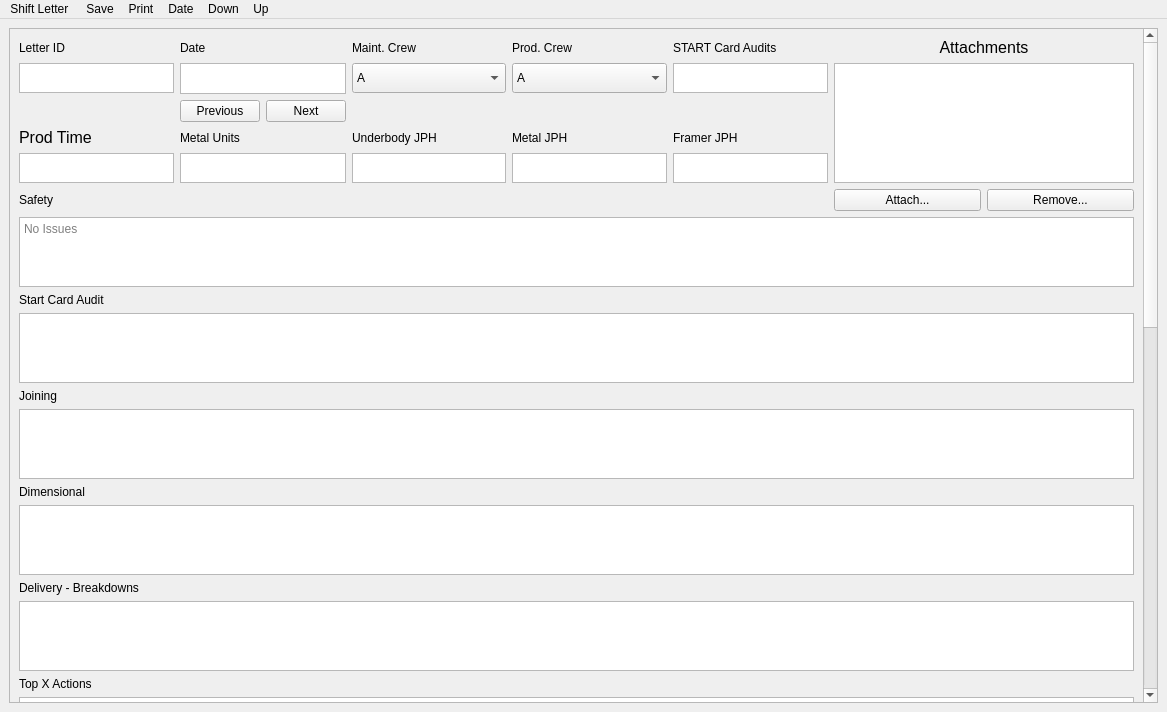
<?xml version="1.0" encoding="UTF-8"?>
<ui version="4.0">
 <class>MainWindow</class>
 <widget class="QMainWindow" name="MainWindow">
  <property name="geometry">
   <rect>
    <x>0</x>
    <y>0</y>
    <width>1167</width>
    <height>712</height>
   </rect>
  </property>
  <property name="windowTitle">
   <string>Night Letter</string>
  </property>
  <property name="styleSheet">
   <string notr="true"/>
  </property>
  <widget class="QWidget" name="centralwidget">
   <layout class="QHBoxLayout" name="horizontalLayout">
    <item>
     <layout class="QVBoxLayout" name="verticalLayout">
      <item>
       <widget class="QScrollArea" name="scrollArea">
        <property name="styleSheet">
         <string notr="true"/>
        </property>
        <property name="widgetResizable">
         <bool>true</bool>
        </property>
        <widget class="QWidget" name="scrollAreaWidgetContents_2">
         <property name="geometry">
          <rect>
           <x>0</x>
           <y>0</y>
           <width>1301</width>
           <height>2060</height>
          </rect>
         </property>
         <layout class="QGridLayout" name="gridLayout_4">
          <item row="0" column="0">
           <layout class="QHBoxLayout" name="horizontalLayout_2">
            <item>
             <layout class="QVBoxLayout" name="verticalLayout_3">
              <property name="bottomMargin">
               <number>9</number>
              </property>
              <item>
               <layout class="QGridLayout" name="WidgetGridLayout">
                <item row="10" column="6">
                 <widget class="QPushButton" name="AttachmentPB">
                  <property name="text">
                   <string>Attach...</string>
                  </property>
                 </widget>
                </item>
                <item row="4" column="6" rowspan="4" colspan="2">
                 <widget class="QTextBrowser" name="Attachments">
                  <property name="minimumSize">
                   <size>
                    <width>300</width>
                    <height>0</height>
                   </size>
                  </property>
                 </widget>
                </item>
                <item row="2" column="6" colspan="2">
                 <widget class="QLabel" name="AttachmentsLabel">
                  <property name="maximumSize">
                   <size>
                    <width>1000</width>
                    <height>16777215</height>
                   </size>
                  </property>
                  <property name="text">
                   <string>&lt;html&gt;&lt;head/&gt;&lt;body&gt;&lt;p align=&quot;center&quot;&gt;&lt;span style=&quot; font-size:12pt;&quot;&gt;Attachments&lt;/span&gt;&lt;/p&gt;&lt;/body&gt;&lt;/html&gt;</string>
                  </property>
                 </widget>
                </item>
                <item row="18" column="0" colspan="2">
                 <widget class="QLabel" name="BreakdownsLabel">
                  <property name="text">
                   <string>Delivery - Breakdowns</string>
                  </property>
                 </widget>
                </item>
                <item row="16" column="0" colspan="2">
                 <widget class="QLabel" name="DimensionalLabel">
                  <property name="text">
                   <string>Dimensional</string>
                  </property>
                 </widget>
                </item>
                <item row="11" column="0" colspan="8">
                 <widget class="QTextEdit" name="Safety">
                  <property name="maximumSize">
                   <size>
                    <width>16777215</width>
                    <height>1002</height>
                   </size>
                  </property>
                  <property name="toolTip">
                   <string>Safety Related Incidents and Notifications</string>
                  </property>
                  <property name="sizeAdjustPolicy">
                   <enum>QAbstractScrollArea::AdjustToContents</enum>
                  </property>
                  <property name="tabChangesFocus">
                   <bool>true</bool>
                  </property>
                  <property name="textInteractionFlags">
                   <set>Qt::LinksAccessibleByKeyboard|Qt::LinksAccessibleByMouse|Qt::TextBrowserInteraction|Qt::TextEditable|Qt::TextEditorInteraction|Qt::TextSelectableByKeyboard|Qt::TextSelectableByMouse</set>
                  </property>
                  <property name="placeholderText">
                   <string>No Issues</string>
                  </property>
                 </widget>
                </item>
                <item row="19" column="0" colspan="8">
                 <widget class="QTextEdit" name="Breakdowns"/>
                </item>
                <item row="6" column="5">
                 <widget class="QLabel" name="label">
                  <property name="maximumSize">
                   <size>
                    <width>120</width>
                    <height>16777215</height>
                   </size>
                  </property>
                  <property name="text">
                   <string>Framer JPH</string>
                  </property>
                 </widget>
                </item>
                <item row="10" column="7">
                 <widget class="QPushButton" name="RemoveAttachmentPB">
                  <property name="text">
                   <string>Remove...</string>
                  </property>
                 </widget>
                </item>
                <item row="32" column="0" colspan="2">
                 <widget class="QLabel" name="EquipRepairsLabel">
                  <property name="text">
                   <string>Equipment Repairs</string>
                  </property>
                 </widget>
                </item>
                <item row="12" column="0">
                 <widget class="QLabel" name="STARTCardAuditLabel">
                  <property name="text">
                   <string>Start Card Audit</string>
                  </property>
                 </widget>
                </item>
                <item row="36" column="0" colspan="2">
                 <widget class="QLabel" name="EnvironmentalLabel">
                  <property name="text">
                   <string>Environmental</string>
                  </property>
                 </widget>
                </item>
                <item row="7" column="0">
                 <widget class="QTextEdit" name="ProdTime">
                  <property name="maximumSize">
                   <size>
                    <width>16777215</width>
                    <height>30</height>
                   </size>
                  </property>
                  <property name="styleSheet">
                   <string notr="true">font: 12pt &quot;Segoe UI&quot;;</string>
                  </property>
                  <property name="html">
                   <string>&lt;!DOCTYPE HTML PUBLIC &quot;-//W3C//DTD HTML 4.0//EN&quot; &quot;http://www.w3.org/TR/REC-html40/strict.dtd&quot;&gt;
&lt;html&gt;&lt;head&gt;&lt;meta name=&quot;qrichtext&quot; content=&quot;1&quot; /&gt;&lt;style type=&quot;text/css&quot;&gt;
p, li { white-space: pre-wrap; }
&lt;/style&gt;&lt;/head&gt;&lt;body style=&quot; font-family:'Segoe UI'; font-size:12pt; font-weight:400; font-style:normal;&quot;&gt;
&lt;p style=&quot;-qt-paragraph-type:empty; margin-top:0px; margin-bottom:0px; margin-left:0px; margin-right:0px; -qt-block-indent:0; text-indent:0px; font-family:'Arial'; font-size:8.25pt;&quot;&gt;&lt;br /&gt;&lt;/p&gt;&lt;/body&gt;&lt;/html&gt;</string>
                  </property>
                 </widget>
                </item>
                <item row="6" column="3">
                 <widget class="QLabel" name="UBJPHLabel">
                  <property name="maximumSize">
                   <size>
                    <width>150</width>
                    <height>16777215</height>
                   </size>
                  </property>
                  <property name="text">
                   <string>Underbody JPH</string>
                  </property>
                 </widget>
                </item>
                <item row="34" column="0" colspan="2">
                 <widget class="QLabel" name="FollowUpLabel">
                  <property name="text">
                   <string>Follow-Up Needed</string>
                  </property>
                 </widget>
                </item>
                <item row="6" column="4">
                 <widget class="QLabel" name="MetalJPHLabel">
                  <property name="maximumSize">
                   <size>
                    <width>120</width>
                    <height>16777215</height>
                   </size>
                  </property>
                  <property name="text">
                   <string>Metal JPH</string>
                  </property>
                 </widget>
                </item>
                <item row="20" column="0" colspan="2">
                 <widget class="QLabel" name="TopXActionsLabel">
                  <property name="text">
                   <string>Top X Actions</string>
                  </property>
                 </widget>
                </item>
                <item row="6" column="0">
                 <widget class="QLabel" name="ProdTimeLabel">
                  <property name="maximumSize">
                   <size>
                    <width>120</width>
                    <height>16777215</height>
                   </size>
                  </property>
                  <property name="font">
                   <font>
                    <family>Segoe UI</family>
                    <pointsize>12</pointsize>
                   </font>
                  </property>
                  <property name="text">
                   <string>Prod Time</string>
                  </property>
                 </widget>
                </item>
                <item row="13" column="0" colspan="8">
                 <widget class="QTextEdit" name="STARTCardAudit"/>
                </item>
                <item row="31" column="0" colspan="8">
                 <widget class="QTextEdit" name="DoorRepairs"/>
                </item>
                <item row="7" column="3">
                 <widget class="QTextEdit" name="UBJPH">
                  <property name="maximumSize">
                   <size>
                    <width>16777215</width>
                    <height>30</height>
                   </size>
                  </property>
                 </widget>
                </item>
                <item row="28" column="0" colspan="2">
                 <widget class="QLabel" name="EquipFailuresLabel">
                  <property name="text">
                   <string>Equipment Failures</string>
                  </property>
                 </widget>
                </item>
                <item row="37" column="0" colspan="8">
                 <widget class="QTextEdit" name="Environmental"/>
                </item>
                <item row="33" column="0" colspan="8">
                 <widget class="QTextEdit" name="EquipRepairs"/>
                </item>
                <item row="2" column="1" colspan="2">
                 <widget class="QLabel" name="DateLabel">
                  <property name="text">
                   <string>Date</string>
                  </property>
                 </widget>
                </item>
                <item row="6" column="1" colspan="2">
                 <widget class="QLabel" name="MetalUnitsLabel">
                  <property name="text">
                   <string>Metal Units</string>
                  </property>
                 </widget>
                </item>
                <item row="4" column="3">
                 <widget class="QComboBox" name="MaintCrew">
                  <property name="maximumSize">
                   <size>
                    <width>16777215</width>
                    <height>30</height>
                   </size>
                  </property>
                  <item>
                   <property name="text">
                    <string>A</string>
                   </property>
                  </item>
                  <item>
                   <property name="text">
                    <string>B</string>
                   </property>
                  </item>
                  <item>
                   <property name="text">
                    <string>C</string>
                   </property>
                  </item>
                  <item>
                   <property name="text">
                    <string>D</string>
                   </property>
                  </item>
                 </widget>
                </item>
                <item row="4" column="4">
                 <widget class="QComboBox" name="ProdShift">
                  <property name="maximumSize">
                   <size>
                    <width>16777215</width>
                    <height>30</height>
                   </size>
                  </property>
                  <item>
                   <property name="text">
                    <string>A</string>
                   </property>
                  </item>
                  <item>
                   <property name="text">
                    <string>B</string>
                   </property>
                  </item>
                 </widget>
                </item>
                <item row="4" column="1" colspan="2">
                 <widget class="QTextEdit" name="Date">
                  <property name="maximumSize">
                   <size>
                    <width>16777215</width>
                    <height>31</height>
                   </size>
                  </property>
                  <property name="textInteractionFlags">
                   <set>Qt::TextSelectableByKeyboard|Qt::TextSelectableByMouse</set>
                  </property>
                 </widget>
                </item>
                <item row="23" column="0" colspan="8">
                 <widget class="QTextEdit" name="ManningMaterials"/>
                </item>
                <item row="10" column="0">
                 <widget class="QLabel" name="SafetyLabel">
                  <property name="text">
                   <string>Safety</string>
                  </property>
                 </widget>
                </item>
                <item row="22" column="0" colspan="2">
                 <widget class="QLabel" name="ManningMaterialsLabel">
                  <property name="text">
                   <string>Manning/Materials</string>
                  </property>
                 </widget>
                </item>
                <item row="30" column="0" colspan="2">
                 <widget class="QLabel" name="DoorRepairsLabel">
                  <property name="text">
                   <string>Door Repairs</string>
                  </property>
                 </widget>
                </item>
                <item row="35" column="0" colspan="8">
                 <widget class="QTextEdit" name="FollowUp"/>
                </item>
                <item row="21" column="0" colspan="8">
                 <widget class="QTextEdit" name="TopXActions"/>
                </item>
                <item row="24" column="0" colspan="2">
                 <widget class="QLabel" name="RecognitionLabel">
                  <property name="text">
                   <string>Recognition</string>
                  </property>
                 </widget>
                </item>
                <item row="27" column="0" colspan="8">
                 <widget class="QTextEdit" name="Training"/>
                </item>
                <item row="14" column="0">
                 <widget class="QLabel" name="JoiningLabel">
                  <property name="text">
                   <string>Joining</string>
                  </property>
                 </widget>
                </item>
                <item row="5" column="2">
                 <widget class="QPushButton" name="NextRecordPB">
                  <property name="text">
                   <string>Next</string>
                  </property>
                 </widget>
                </item>
                <item row="26" column="0" colspan="2">
                 <widget class="QLabel" name="TrainingLabel">
                  <property name="text">
                   <string>Notifications - HR - Training</string>
                  </property>
                 </widget>
                </item>
                <item row="7" column="1" colspan="2">
                 <widget class="QTextEdit" name="MetalUnits">
                  <property name="maximumSize">
                   <size>
                    <width>16777215</width>
                    <height>30</height>
                   </size>
                  </property>
                 </widget>
                </item>
                <item row="5" column="1">
                 <widget class="QPushButton" name="PrevRecordPB">
                  <property name="text">
                   <string>Previous</string>
                  </property>
                 </widget>
                </item>
                <item row="7" column="5">
                 <widget class="QTextEdit" name="FramerJPH">
                  <property name="maximumSize">
                   <size>
                    <width>16777215</width>
                    <height>30</height>
                   </size>
                  </property>
                 </widget>
                </item>
                <item row="4" column="5">
                 <widget class="QTextEdit" name="STARTAuditCount">
                  <property name="maximumSize">
                   <size>
                    <width>16777215</width>
                    <height>30</height>
                   </size>
                  </property>
                 </widget>
                </item>
                <item row="7" column="4">
                 <widget class="QTextEdit" name="MetalJPH">
                  <property name="maximumSize">
                   <size>
                    <width>16777215</width>
                    <height>30</height>
                   </size>
                  </property>
                 </widget>
                </item>
                <item row="2" column="5">
                 <widget class="QLabel" name="STARTAuditCountLabel">
                  <property name="maximumSize">
                   <size>
                    <width>200</width>
                    <height>16777215</height>
                   </size>
                  </property>
                  <property name="text">
                   <string>START Card Audits</string>
                  </property>
                 </widget>
                </item>
                <item row="2" column="4">
                 <widget class="QLabel" name="ProdShiftLabel">
                  <property name="maximumSize">
                   <size>
                    <width>120</width>
                    <height>16777215</height>
                   </size>
                  </property>
                  <property name="text">
                   <string>Prod. Crew</string>
                  </property>
                 </widget>
                </item>
                <item row="29" column="0" colspan="8">
                 <widget class="QTextEdit" name="EquipFailures"/>
                </item>
                <item row="2" column="3">
                 <widget class="QLabel" name="MaintCrewLabel">
                  <property name="maximumSize">
                   <size>
                    <width>120</width>
                    <height>16777215</height>
                   </size>
                  </property>
                  <property name="text">
                   <string>Maint. Crew</string>
                  </property>
                 </widget>
                </item>
                <item row="2" column="0">
                 <widget class="QLabel" name="LetterIDLabel">
                  <property name="maximumSize">
                   <size>
                    <width>120</width>
                    <height>16777215</height>
                   </size>
                  </property>
                  <property name="text">
                   <string>Letter ID</string>
                  </property>
                 </widget>
                </item>
                <item row="15" column="0" colspan="8">
                 <widget class="QTextEdit" name="Joining"/>
                </item>
                <item row="17" column="0" colspan="8">
                 <widget class="QTextEdit" name="Dimensional"/>
                </item>
                <item row="25" column="0" colspan="8">
                 <widget class="QTextEdit" name="Recognition"/>
                </item>
                <item row="4" column="0">
                 <widget class="QTextEdit" name="LetterID">
                  <property name="maximumSize">
                   <size>
                    <width>16777215</width>
                    <height>30</height>
                   </size>
                  </property>
                  <property name="mouseTracking">
                   <bool>false</bool>
                  </property>
                  <property name="tabChangesFocus">
                   <bool>true</bool>
                  </property>
                  <property name="textInteractionFlags">
                   <set>Qt::NoTextInteraction</set>
                  </property>
                 </widget>
                </item>
               </layout>
              </item>
             </layout>
            </item>
           </layout>
          </item>
         </layout>
        </widget>
       </widget>
      </item>
     </layout>
    </item>
   </layout>
  </widget>
  <widget class="QMenuBar" name="menubar">
   <property name="geometry">
    <rect>
     <x>0</x>
     <y>0</y>
     <width>1167</width>
     <height>37</height>
    </rect>
   </property>
   <widget class="QMenu" name="menuNight_Letter">
    <property name="title">
     <string>Shift Letter </string>
    </property>
    <widget class="QMenu" name="menuOption_2">
     <property name="title">
      <string>Shutdown Form</string>
     </property>
     <addaction name="actionOption_A"/>
     <addaction name="separator"/>
     <addaction name="actionOption_B"/>
    </widget>
    <addaction name="separator"/>
    <addaction name="menuOption_2"/>
    <addaction name="separator"/>
    <addaction name="actionOption_3"/>
    <addaction name="separator"/>
    <addaction name="actionStartup_Checklist"/>
    <addaction name="actionRecognition"/>
    <addaction name="actionStart_Card_Report"/>
   </widget>
   <widget class="QMenu" name="menuSave">
    <property name="title">
     <string>Save</string>
    </property>
   </widget>
   <widget class="QMenu" name="menuPrint">
    <property name="title">
     <string>Print</string>
    </property>
   </widget>
   <widget class="QMenu" name="menuDate">
    <property name="title">
     <string>Date</string>
    </property>
   </widget>
   <widget class="QMenu" name="menuDown">
    <property name="title">
     <string>Down</string>
    </property>
   </widget>
   <widget class="QMenu" name="menuUp">
    <property name="title">
     <string>Up</string>
    </property>
   </widget>
   <addaction name="menuNight_Letter"/>
   <addaction name="menuSave"/>
   <addaction name="menuPrint"/>
   <addaction name="menuDate"/>
   <addaction name="menuDown"/>
   <addaction name="menuUp"/>
  </widget>
  <action name="actionOption_3">
   <property name="text">
    <string>Weekend Form</string>
   </property>
  </action>
  <action name="actionOption_A">
   <property name="text">
    <string>Option A</string>
   </property>
  </action>
  <action name="actionOption_B">
   <property name="text">
    <string>Option B</string>
   </property>
  </action>
  <action name="actionStartup_Checklist">
   <property name="text">
    <string>Startup Checklist</string>
   </property>
  </action>
  <action name="actionRecognition">
   <property name="text">
    <string>Recognition</string>
   </property>
  </action>
  <action name="actionStart_Card_Report">
   <property name="text">
    <string>Start Card Report</string>
   </property>
  </action>
 </widget>
 <resources/>
 <connections>
  <connection>
   <sender>LetterID</sender>
   <signal>textChanged()</signal>
   <receiver>MainWindow</receiver>
   <slot>savefield()</slot>
   <hints>
    <hint type="sourcelabel">
     <x>93</x>
     <y>357</y>
    </hint>
    <hint type="destinationlabel">
     <x>274</x>
     <y>0</y>
    </hint>
   </hints>
  </connection>
  <connection>
   <sender>MaintCrew</sender>
   <signal>currentIndexChanged(int)</signal>
   <receiver>MainWindow</receiver>
   <slot>savefield()</slot>
   <hints>
    <hint type="sourcelabel">
     <x>617</x>
     <y>302</y>
    </hint>
    <hint type="destinationlabel">
     <x>557</x>
     <y>0</y>
    </hint>
   </hints>
  </connection>
  <connection>
   <sender>STARTAuditCount</sender>
   <signal>textChanged()</signal>
   <receiver>MainWindow</receiver>
   <slot>savefield()</slot>
   <hints>
    <hint type="sourcelabel">
     <x>820</x>
     <y>328</y>
    </hint>
    <hint type="destinationlabel">
     <x>1035</x>
     <y>0</y>
    </hint>
   </hints>
  </connection>
  <connection>
   <sender>ProdShift</sender>
   <signal>currentIndexChanged(int)</signal>
   <receiver>MainWindow</receiver>
   <slot>savefield()</slot>
   <hints>
    <hint type="sourcelabel">
     <x>719</x>
     <y>302</y>
    </hint>
    <hint type="destinationlabel">
     <x>235</x>
     <y>0</y>
    </hint>
   </hints>
  </connection>
  <connection>
   <sender>MetalUnits</sender>
   <signal>textChanged()</signal>
   <receiver>MainWindow</receiver>
   <slot>savefield()</slot>
   <hints>
    <hint type="sourcelabel">
     <x>357</x>
     <y>461</y>
    </hint>
    <hint type="destinationlabel">
     <x>392</x>
     <y>0</y>
    </hint>
   </hints>
  </connection>
  <connection>
   <sender>ProdTime</sender>
   <signal>textChanged()</signal>
   <receiver>MainWindow</receiver>
   <slot>savefield()</slot>
   <hints>
    <hint type="sourcelabel">
     <x>117</x>
     <y>461</y>
    </hint>
    <hint type="destinationlabel">
     <x>490</x>
     <y>0</y>
    </hint>
   </hints>
  </connection>
  <connection>
   <sender>MetalJPH</sender>
   <signal>textChanged()</signal>
   <receiver>MainWindow</receiver>
   <slot>savefield()</slot>
   <hints>
    <hint type="sourcelabel">
     <x>719</x>
     <y>461</y>
    </hint>
    <hint type="destinationlabel">
     <x>678</x>
     <y>0</y>
    </hint>
   </hints>
  </connection>
  <connection>
   <sender>FramerJPH</sender>
   <signal>textChanged()</signal>
   <receiver>MainWindow</receiver>
   <slot>savefield()</slot>
   <hints>
    <hint type="sourcelabel">
     <x>820</x>
     <y>461</y>
    </hint>
    <hint type="destinationlabel">
     <x>769</x>
     <y>0</y>
    </hint>
   </hints>
  </connection>
  <connection>
   <sender>UBJPH</sender>
   <signal>textChanged()</signal>
   <receiver>MainWindow</receiver>
   <slot>savefield()</slot>
   <hints>
    <hint type="sourcelabel">
     <x>617</x>
     <y>461</y>
    </hint>
    <hint type="destinationlabel">
     <x>862</x>
     <y>0</y>
    </hint>
   </hints>
  </connection>
  <connection>
   <sender>Safety</sender>
   <signal>textChanged()</signal>
   <receiver>MainWindow</receiver>
   <slot>savefield()</slot>
   <hints>
    <hint type="sourcelabel">
     <x>946</x>
     <y>567</y>
    </hint>
    <hint type="destinationlabel">
     <x>932</x>
     <y>0</y>
    </hint>
   </hints>
  </connection>
  <connection>
   <sender>STARTCardAudit</sender>
   <signal>textChanged()</signal>
   <receiver>MainWindow</receiver>
   <slot>savefield()</slot>
   <hints>
    <hint type="sourcelabel">
     <x>1003</x>
     <y>663</y>
    </hint>
    <hint type="destinationlabel">
     <x>960</x>
     <y>0</y>
    </hint>
   </hints>
  </connection>
  <connection>
   <sender>Joining</sender>
   <signal>textChanged()</signal>
   <receiver>MainWindow</receiver>
   <slot>savefield()</slot>
   <hints>
    <hint type="sourcelabel">
     <x>994</x>
     <y>759</y>
    </hint>
    <hint type="destinationlabel">
     <x>1008</x>
     <y>0</y>
    </hint>
   </hints>
  </connection>
  <connection>
   <sender>Dimensional</sender>
   <signal>textChanged()</signal>
   <receiver>MainWindow</receiver>
   <slot>savefield()</slot>
   <hints>
    <hint type="sourcelabel">
     <x>854</x>
     <y>808</y>
    </hint>
    <hint type="destinationlabel">
     <x>957</x>
     <y>0</y>
    </hint>
   </hints>
  </connection>
  <connection>
   <sender>Breakdowns</sender>
   <signal>textChanged()</signal>
   <receiver>MainWindow</receiver>
   <slot>savefield()</slot>
   <hints>
    <hint type="sourcelabel">
     <x>923</x>
     <y>909</y>
    </hint>
    <hint type="destinationlabel">
     <x>906</x>
     <y>0</y>
    </hint>
   </hints>
  </connection>
  <connection>
   <sender>TopXActions</sender>
   <signal>textChanged()</signal>
   <receiver>MainWindow</receiver>
   <slot>savefield()</slot>
   <hints>
    <hint type="sourcelabel">
     <x>1023</x>
     <y>1011</y>
    </hint>
    <hint type="destinationlabel">
     <x>1035</x>
     <y>0</y>
    </hint>
   </hints>
  </connection>
  <connection>
   <sender>ManningMaterials</sender>
   <signal>textChanged()</signal>
   <receiver>MainWindow</receiver>
   <slot>savefield()</slot>
   <hints>
    <hint type="sourcelabel">
     <x>465</x>
     <y>1110</y>
    </hint>
    <hint type="destinationlabel">
     <x>516</x>
     <y>0</y>
    </hint>
   </hints>
  </connection>
  <connection>
   <sender>Recognition</sender>
   <signal>textChanged()</signal>
   <receiver>MainWindow</receiver>
   <slot>savefield()</slot>
   <hints>
    <hint type="sourcelabel">
     <x>553</x>
     <y>1230</y>
    </hint>
    <hint type="destinationlabel">
     <x>504</x>
     <y>0</y>
    </hint>
   </hints>
  </connection>
  <connection>
   <sender>Training</sender>
   <signal>textChanged()</signal>
   <receiver>MainWindow</receiver>
   <slot>savefield()</slot>
   <hints>
    <hint type="sourcelabel">
     <x>739</x>
     <y>1328</y>
    </hint>
    <hint type="destinationlabel">
     <x>583</x>
     <y>0</y>
    </hint>
   </hints>
  </connection>
  <connection>
   <sender>EquipFailures</sender>
   <signal>textChanged()</signal>
   <receiver>MainWindow</receiver>
   <slot>savefield()</slot>
   <hints>
    <hint type="sourcelabel">
     <x>557</x>
     <y>1431</y>
    </hint>
    <hint type="destinationlabel">
     <x>466</x>
     <y>0</y>
    </hint>
   </hints>
  </connection>
  <connection>
   <sender>DoorRepairs</sender>
   <signal>textChanged()</signal>
   <receiver>MainWindow</receiver>
   <slot>savefield()</slot>
   <hints>
    <hint type="sourcelabel">
     <x>390</x>
     <y>1527</y>
    </hint>
    <hint type="destinationlabel">
     <x>403</x>
     <y>0</y>
    </hint>
   </hints>
  </connection>
  <connection>
   <sender>EquipRepairs</sender>
   <signal>textChanged()</signal>
   <receiver>MainWindow</receiver>
   <slot>savefield()</slot>
   <hints>
    <hint type="sourcelabel">
     <x>897</x>
     <y>1623</y>
    </hint>
    <hint type="destinationlabel">
     <x>840</x>
     <y>0</y>
    </hint>
   </hints>
  </connection>
  <connection>
   <sender>FollowUp</sender>
   <signal>textChanged()</signal>
   <receiver>MainWindow</receiver>
   <slot>savefield()</slot>
   <hints>
    <hint type="sourcelabel">
     <x>1013</x>
     <y>1719</y>
    </hint>
    <hint type="destinationlabel">
     <x>1035</x>
     <y>0</y>
    </hint>
   </hints>
  </connection>
  <connection>
   <sender>Environmental</sender>
   <signal>textChanged()</signal>
   <receiver>MainWindow</receiver>
   <slot>savefield()</slot>
   <hints>
    <hint type="sourcelabel">
     <x>1083</x>
     <y>1815</y>
    </hint>
    <hint type="destinationlabel">
     <x>1035</x>
     <y>0</y>
    </hint>
   </hints>
  </connection>
  <connection>
   <sender>Attachments</sender>
   <signal>textChanged()</signal>
   <receiver>MainWindow</receiver>
   <slot>savefield()</slot>
   <hints>
    <hint type="sourcelabel">
     <x>1126</x>
     <y>461</y>
    </hint>
    <hint type="destinationlabel">
     <x>798</x>
     <y>44</y>
    </hint>
   </hints>
  </connection>
 </connections>
 <slots>
  <slot>savefield()</slot>
 </slots>
</ui>
